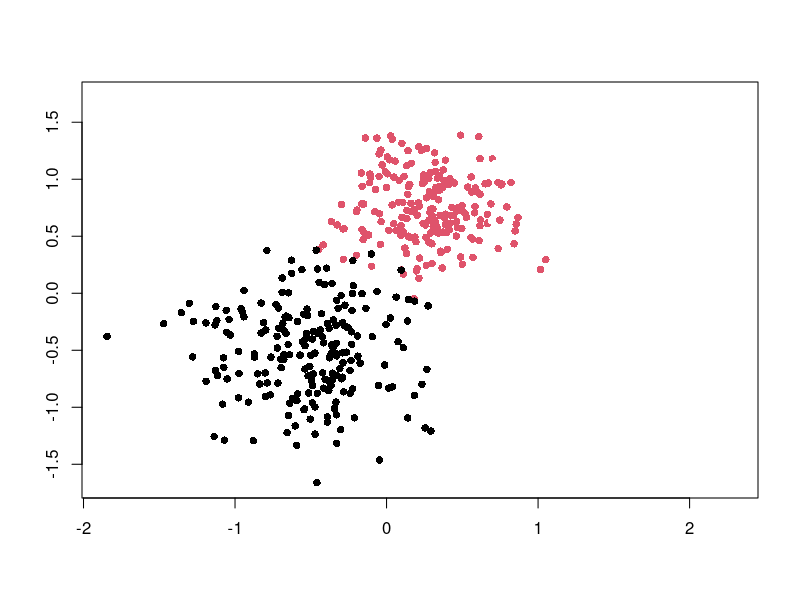
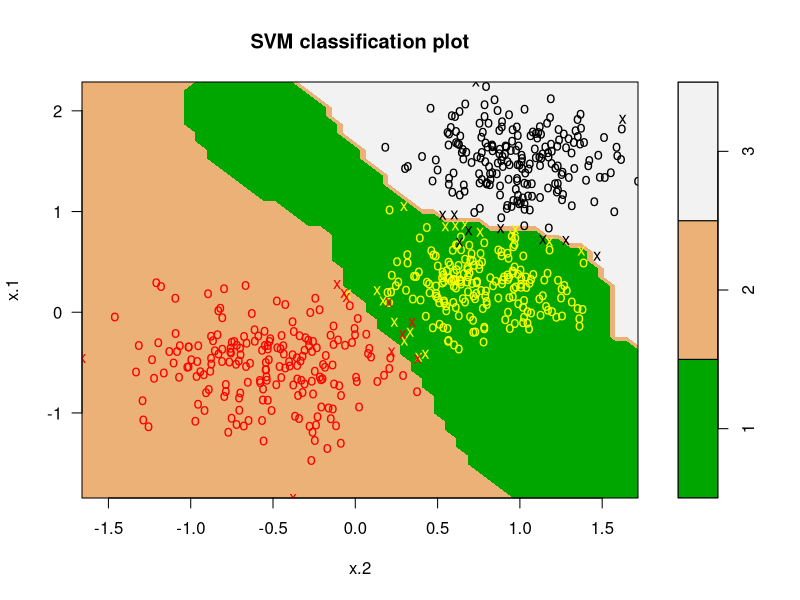

Write R code to recreate these figures, in order.
# Julia Andronowitz
# Classification Methods Using Support Vector Machines
# Support Vector Machine


# loading svm library (run first line if not installed)
# install.packages("e1071")
library(e1071)

# defining the hyperplane function
hyperplane <- function(P,data,x,z=0) {
  alphas <- -1*P$coefs
  svs <- data[P$index,]
  c <- P$rho - z
  a <- sum(t(alphas)*data[P$index,][1])
  b <- sum(t(alphas)*data[P$index,][2])
  (-c-a*x)/b
}

# setting initial number of observations in each set
n <- 200

# calculating x-variable using two randomly generated sets with overlap
set.seed(1000)

svmdatax1a <- matrix(rnorm(n, 0.25,0.3), ncol=1)
svmdatax1b <- matrix(rnorm(n,0.75,0.3), ncol=1)
svmdatax1 <- cbind(svmdatax1a,svmdatax1b)

svmdatax2 <- matrix(rnorm(n*2,-0.5,0.4), ncol=2)

svmdatax3a <- matrix(rnorm(n,1.5,0.3), ncol=1)
svmdatax3b <- matrix(rnorm(n,1,0.3), ncol=1)
svmdatax3 <- cbind(svmdatax3a,svmdatax3b)

svmdatax <- rbind(svmdatax1,svmdatax2,svmdatax3)

# assigning labels to both classes
svmdatay <- c(rep(1,n), rep(2,n), rep(3,n))

# plotting the data
plot(svmdatax, col=(3-svmdatay),xlab="",ylab="",pch=16)

# creating data frame 
svmdata <- data.frame (x = svmdatax, y = factor(svmdatay))

# computing svm function
svmfit <- svm (y~., data = svmdata , kernel="radial", cost = 1000, scale = FALSE)

# looking at statistics
summary(svmfit)
svmfit$index
svmfit$rho
svmfit$coefs

# plotting svm function graph
plot(svmfit,svmdata,color.palette = terrain.colors,symbolPalette = c("yellow","red","black"))


help(svm)
